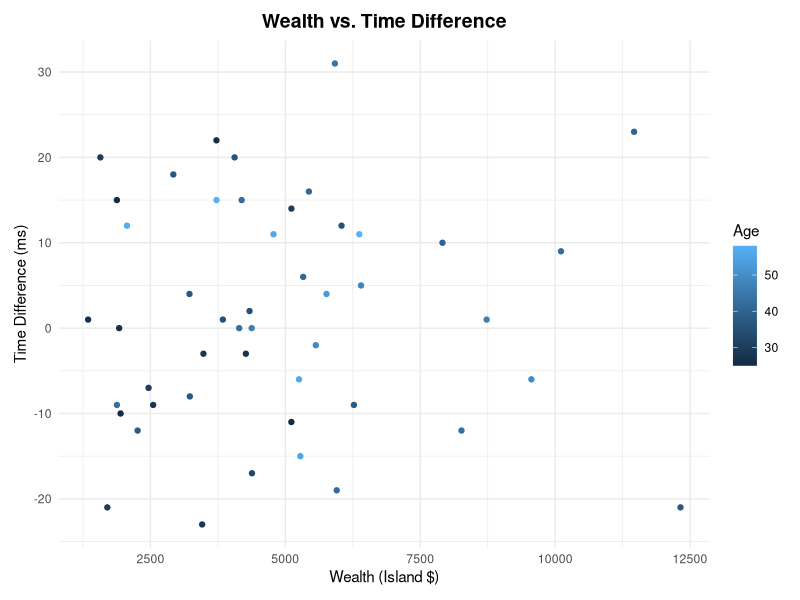
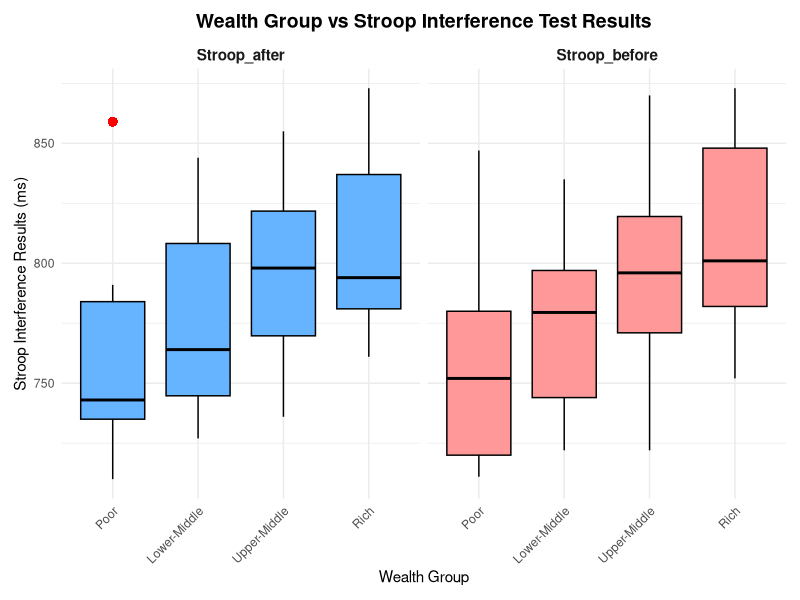
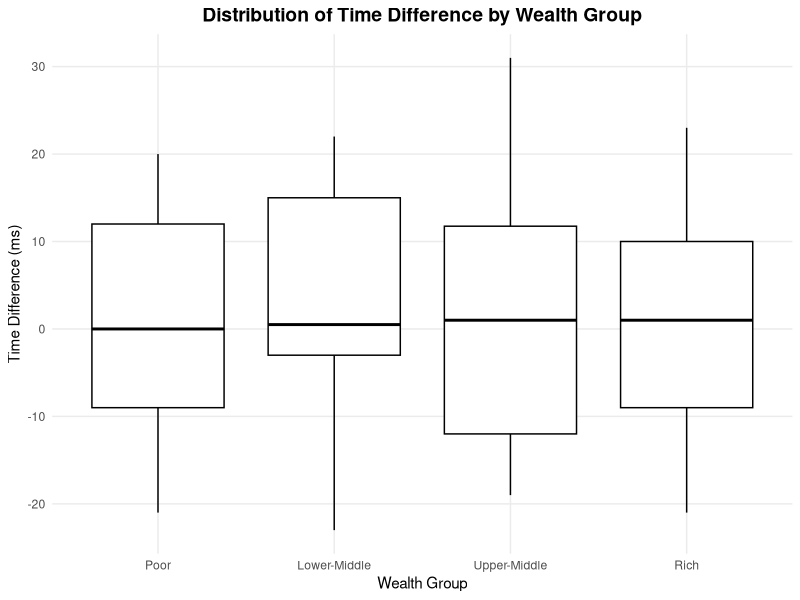
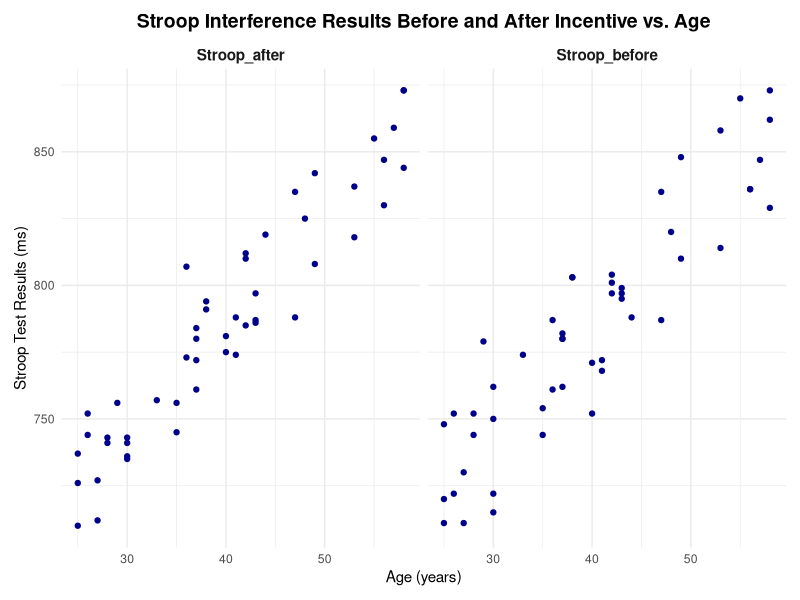
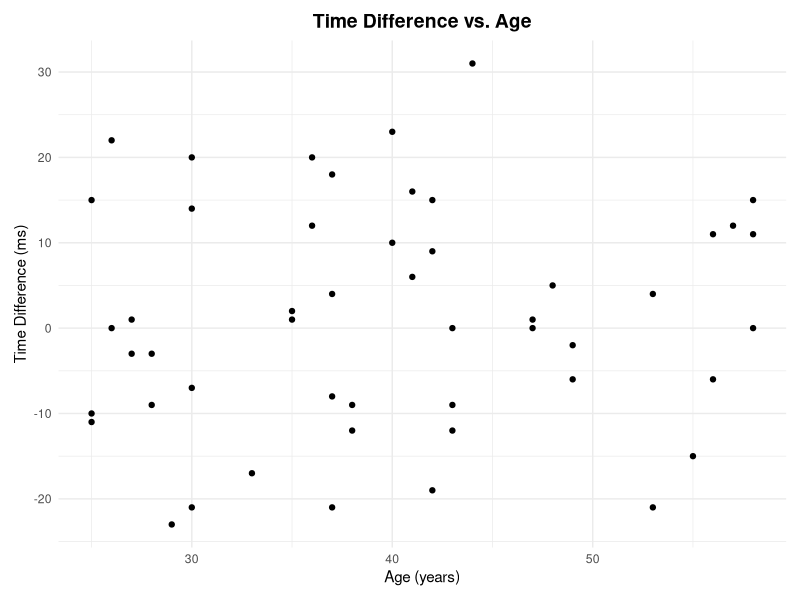
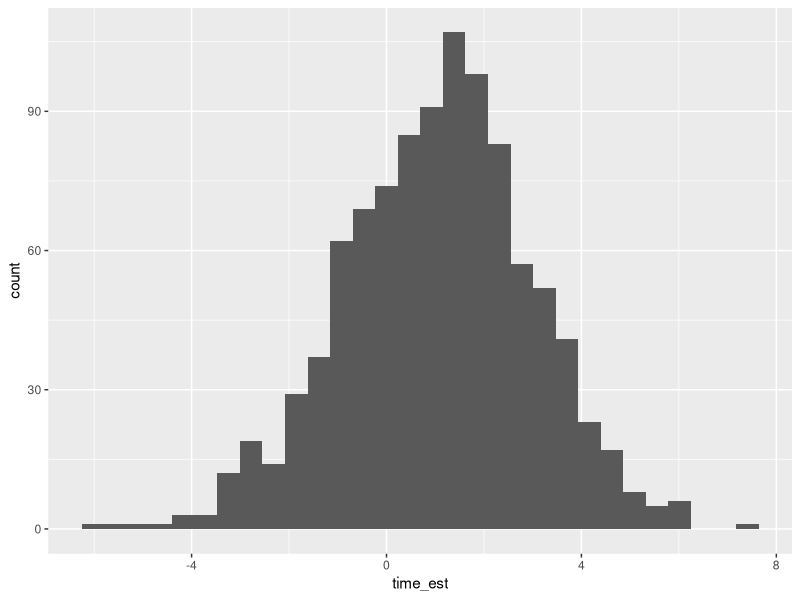
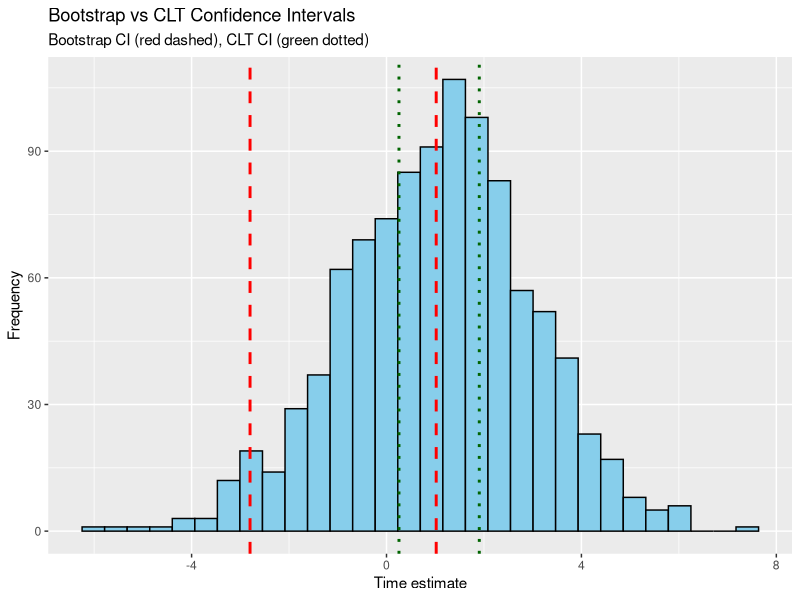

Source code (R) for these figures, in order:
## ---- chunk 1
library(tidyverse)
library(rsample)
library(dplyr)
## ---- chunk 2
df <- read_csv("./data/monincentive.csv") %>% 
  glimpse() 
## ---- chunk 3
df %>% summary()
## ---- chunk 4
df_clean <- df %>%
  rename(
    Stroop_before = `Stroop Interference (ms)-before`,
    Stroop_after = `Stroop Interference (ms)-after`,
    Time_diff = `Time Difference`,
    Wealth = `Current Wealth`,
  )
## ---- chunk 5

df_no_outliers = df_clean[-c(2, 38), ]
df_no_outliers %>% 
  ggplot(aes(x = Wealth, y = Time_diff, colour = Age)) +
  geom_point() +
  labs(title = "Wealth vs. Time Difference",
       x = "Wealth (Island $)", y = "Time Difference (ms)") +
  theme_minimal() +
  theme( 
    plot.title = element_text(size = 14, face = "bold", hjust = 0.5),
    )+
  theme(
    plot.margin = margin(10, 10, 10, 10)  # Margins around the plot
  )
## ---- chunk 6
quantiles <- quantile(df_clean$Wealth, probs = c(0.25, 0.5, 0.75))

df_long <- df_clean %>%
  pivot_longer(
    cols = c(Stroop_before, Stroop_after),
    names_to = "Time",
    values_to = "Stroop_Interference"
  ) %>% 
  mutate(
    Wealth_group = case_when(
      Wealth >= quantiles[3] ~ "Rich",            # Greater than 75th percentile
      Wealth >= quantiles[2] & Wealth < quantiles[3] ~ "Upper-Middle",  # Between 50th and 75th percentile
      Wealth >= quantiles[1] & Wealth < quantiles[2] ~ "Lower-Middle",  # Between 25th and 50th percentile
      Wealth < quantiles[1] ~ "Poor"              # Less than 25th percentile
    ),
    Wealth_group = factor(
      Wealth_group,
      levels = c("Poor", "Lower-Middle", "Upper-Middle", "Rich")
    )
  )

df_long %>%
  ggplot(aes(x = Wealth_group, y = Stroop_Interference, fill = Time)) +
  geom_boxplot(
    color = "black",  # Box color for better contrast
    outlier.shape = 16,  # Style outliers with circles
    outlier.size = 3,  # Adjust outlier size
    outlier.colour = "red"  # Color outliers in red
  ) +
  facet_wrap(~ Time) +  # Facet based on Time (before vs after)
  scale_fill_manual(values = c("Stroop_before" = "#FF9999", "Stroop_after" = "#66B3FF")) +  # Custom colors for before and after
  theme_minimal() +  # Minimal theme with larger text
  theme(
    axis.text.x = element_text(angle = 45, hjust = 1),  # Rotate x-axis labels for readability
    plot.title = element_text(size = 14, face = "bold", hjust = 0.5),  # Title styling
    strip.text = element_text(size = 11, face = "bold"),  # Facet label styling
    legend.position = "none",  # Hide legend (redundant with x-axis labels)
    plot.margin = margin(10, 10, 10, 10)  # Add margins around the plot
  ) +
  labs(
    title = "Wealth Group vs Stroop Interference Test Results",
    x = "Wealth Group",
    y = "Stroop Interference Results (ms)"
  )
## ---- chunk 7
df_long %>% 
  ggplot(aes(x = Wealth_group, y = Time_diff)) +
  geom_boxplot(,  # Add color based on wealth group
    color = "black",  # Box color
    outlier.shape = 16,  # Style outliers
    outlier.size = 3,  # Outlier size
    outlier.colour = "red"  # Outlier color
  ) +
  theme_minimal() +  # Minimal theme with larger text size
  labs(
    title = "Distribution of Time Difference by Wealth Group",
    x = "Wealth Group", 
    y = "Time Difference (ms)"
  ) +
  theme(
    plot.title = element_text(size = 14, face = "bold", hjust = 0.5),  # Title styling
    panel.grid.minor = element_blank(),  # Remove minor gridlines
    legend.position = "none"  # Hide legend (since it's redundant with the x-axis labels)
  ) 
## ---- chunk 8
df_long_age <- df_clean %>%
  pivot_longer(
    cols = c(Stroop_before, Stroop_after),
    names_to = "Time",
    values_to = "Stroop_Interference"
  )

# Now plot with facet_wrap
df_long_age %>%
  ggplot(aes(x = Age, y = Stroop_Interference)) +
  geom_point(color = "darkblue") +
  facet_wrap(~ Time) +
  theme_minimal() +
  labs(
    title = "Stroop Interference Results Before and After Incentive vs. Age",
    x = "Age (years)",
    y = "Stroop Test Results (ms)"
  ) +
  theme(
    plot.title = element_text(size = 14, face = "bold", hjust = 0.5),
    strip.text = element_text(size = 11, face = "bold"),
    plot.margin = margin(10, 10, 10, 10)
  )

## ---- chunk 9
df_clean %>% 
  ggplot(aes(x = Age, y = Time_diff)) +
  geom_point() +
  theme_minimal() +
  labs(title = "Time Difference vs. Age",
       x = "Age (years)", y = "Time Difference (ms)") +
  theme( 
    plot.title = element_text(size = 14, face = "bold", hjust = 0.5),
    )+
  theme(
    plot.margin = margin(10, 10, 10, 10)  # Margins around the plot
  )
## ---- chunk 10

df_bootstrap_sim <- 
  df_clean %>% 
  bootstraps(., times = 1000) %>% 
  mutate(
    time_est = map_dbl(
      splits,
      function(split_df) {
        analysis(split_df) %>% 
          # Estimate pi (pi_est) using the resampled data;
          # this should be *identical* to the
          # code you wrote for q3
            # mutate(time_est = mean(Time_diff)) %>%
            summarize(time_est = mean(Time_diff)) %>%
          pull(time_est)
      }
    )
  )

## NOTE: Do not edit; use this to visualize your results
df_bootstrap_sim %>% 
  ggplot(aes(time_est)) +
  geom_histogram()
## ---- chunk 11
df_bootstrap <- df_bootstrap_sim %>% 
  summarize(
    mean_time = mean(time_est),
    time_lo = quantile(time_est, 0.05 / 2),
    time_up = quantile(time_est, (1 - 0.05) / 2),
  )

df_bootstrap

## ---- chunk 12
df_clt_ci <- df_clean %>%
  summarize(
    mean_time = mean(Time_diff),          # Mean of the sample
    sd_time = sd(Time_diff),               # Standard deviation of the sample
  ) %>%
  mutate(
    se = sd_time / sqrt(1000),                          # Standard error
    time_lo = mean_time - qnorm(0.975) * se,          # 95% CI lower bound
    time_up = mean_time + qnorm(0.975) * se           # 95% CI upper bound
  )

df_clt_ci
## ---- chunk 13
df_bootstrap_sim %>%
  ggplot(aes(x = time_est)) +
  geom_histogram(bins = 30, fill = "skyblue", color = "black") +
  geom_vline(data = df_bootstrap, aes(xintercept = time_lo), color = "red", linetype = "dashed", size = 1) +
  geom_vline(data = df_bootstrap, aes(xintercept = time_up), color = "red", linetype = "dashed", size = 1) +
  geom_vline(data = df_clt_ci, aes(xintercept = time_lo), color = "darkgreen", linetype = "dotted", size = 1) +
  geom_vline(data = df_clt_ci, aes(xintercept = time_up), color = "darkgreen", linetype = "dotted", size = 1) +
  labs(title = "Bootstrap vs CLT Confidence Intervals",
       subtitle = "Bootstrap CI (red dashed), CLT CI (green dotted)",
       x = "Time estimate",
       y = "Frequency")
